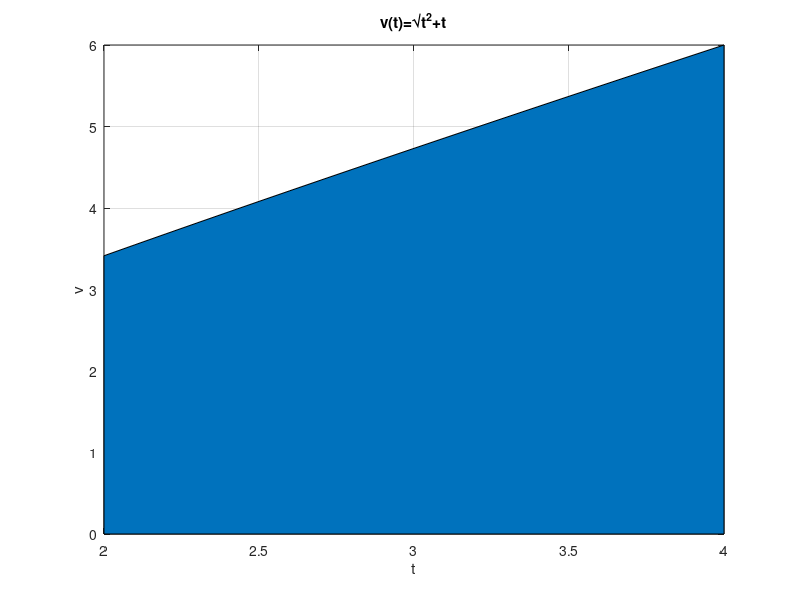

The MATLAB script that drew this image:
% Octave Script
% Title       : Calculo de Integrales Definidas Basicas
% Description : Distancia total recorrida
%               Una particula comienza desde el origen. su velocidad, en millas por horas biene dada por:
%                                                   v(t)=√t+t
%               Donde t es el numero de horas desde que la particula dejo el origen. ¿Que distancia recorre 
%               aparticula durante la segunda, tercera y cuarta horas (de t=1 a t=4)
% Author      : Erika Amairani Leonardo Arce
% Date        : 03 de Junio 2021
% Version     : 1
% Notes       : funcion v(t)=√t+t

clear
clc
fun=@(t) sqrt(t)+t;
integral=quad(fun,2,4) 

t=2:0.1:4;
v=sqrt(t)+t;
% Dibujar grafica
area(t,v)
grid on; 
% Titulo
title("v(t)=√t^2+t");
% Etiqueta para x
xlabel("t");
% Etiqueta para y
ylabel("v");
